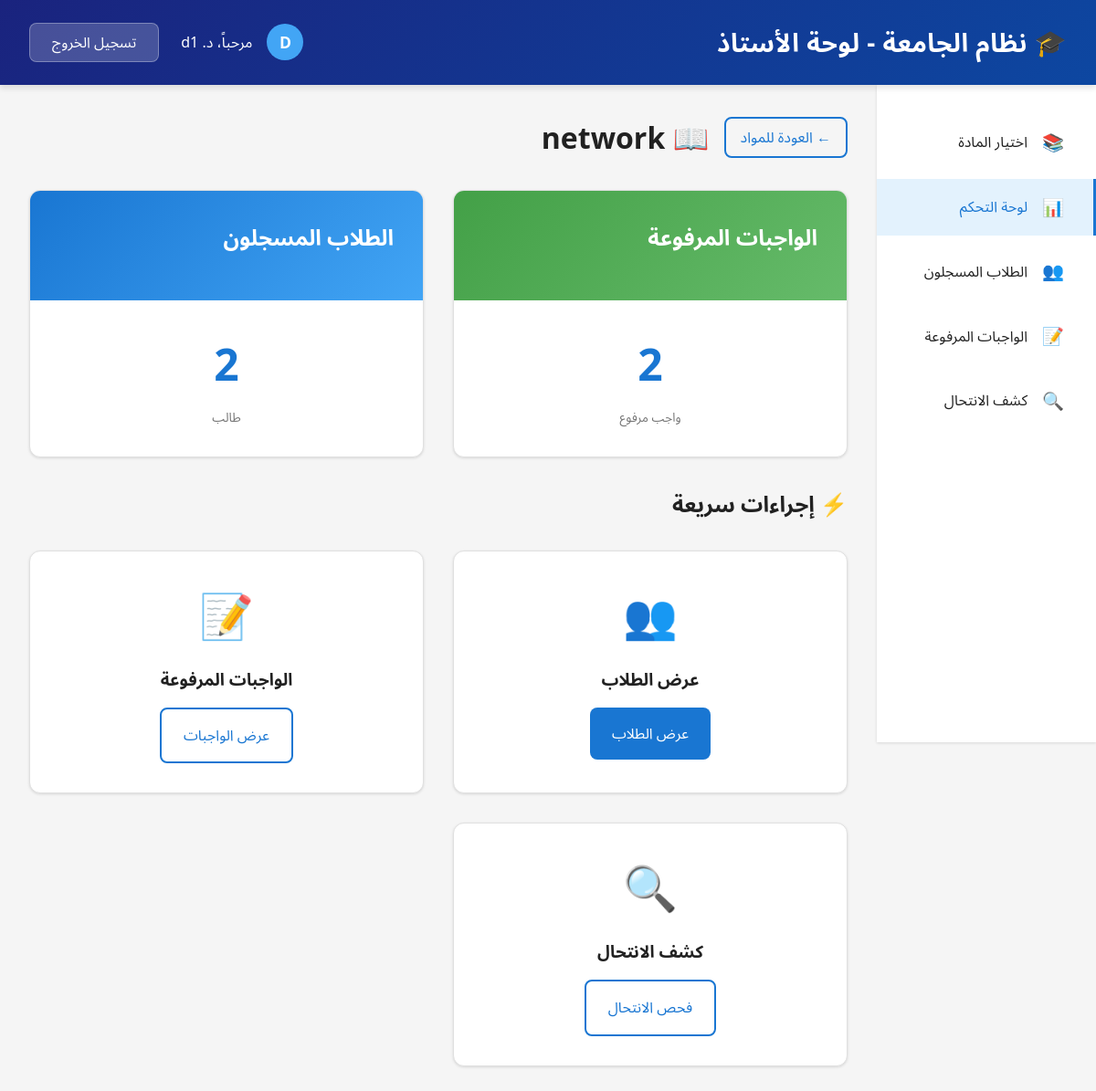
Page /doctor/subject/1/ (signed in) on the committed database.
### myapp/models.py (models this page shows, shortened)
class Subject(models.Model):
    name = models.CharField(max_length=100, unique=True)
    description = models.TextField(blank=True, null=True)
    doctor = models.ForeignKey(
        User,
        on_delete=models.SET_NULL,
        null=True,
        limit_choices_to={'profile__role': 'doctor'},
        related_name='teaching_subjects'
    )
    created_at = models.DateTimeField(auto_now_add=True)
    class Meta:
        verbose_name = 'Subject'
        verbose_name_plural = 'Subjects'
        ordering = ['name']

### myapp/views.py (the view)
# urls.py: path('doctor/subject/<int:subject_id>/', views.DoctorSubjectDetailView.as_view(), name='doctor_subject_detail'),
@method_decorator(login_required, name='dispatch')
class DoctorSubjectDetailView(View):
    def get(self, request, subject_id):
        if not hasattr(request.user, 'profile') or request.user.profile.role != 'doctor':
            messages.error(request, 'غير مصرح لك بالوصول إلى هذه الصفحة.')
            return redirect('/')
        try:
            subject = Subject.objects.get(id=subject_id, doctor=request.user)
        except Subject.DoesNotExist:
            messages.error(request, 'المادة غير موجودة أو غير مسندة إليك.')
            return redirect('doctor_subject_select')
        subject = Subject.objects.filter(
            id=subject_id,
            doctor=request.user
        ).prefetch_related('enrollments', 'submissions').first()
        context = {
            'subject': subject,
            'total_submissions': subject.submissions.count(),
            'total_students': subject.enrollments.count()
        }
        return render(request, 'myapp/doctor_subject_detail.html', context)

### templates/myapp/doctor_subject_detail.html (shortened to what this page needs)
{% extends 'base.html' %}
{% load static %}
{% block content %}
    <header class="header">
        <div class="header-content">
            <h1>🎓 نظام الجامعة - لوحة الأستاذ</h1>
            <div class="header-user">
                <div class="user-info">
                    <div class="user-avatar">{{ user.username|slice:":1"|upper }}</div>
                    <span>مرحباً، د. {{ user.get_full_name|default:user.username }}</span>
                </div>
                <a href="{% url 'logout' %}" class="logout-btn">تسجيل الخروج</a>
            </div>
        </div>
    </header>
    <div class="dashboard-layout">
        <aside class="sidebar">
            <ul class="sidebar-menu">
                <li>
                    <a href="{% url 'doctor_subject_select' %}">
                        <span class="icon">📚</span>
                        <span>اختيار المادة</span>
                    </a>
                </li>
                <li>
                    <a href="{% url 'doctor_subject_detail' subject.id %}" class="active">
                        <span class="icon">📊</span>
                        <span>لوحة التحكم</span>
                    </a>
                </li>
                <li>
                    <a href="{% url 'doctor_subject_students' subject.id %}">
                        <span class="icon">👥</span>
                        <span>الطلاب المسجلون</span>
                    </a>
                </li>
                <li>
                    <a href="{% url 'doctor_subject_submissions' subject.id %}">
                        <span class="icon">📝</span>
                        <span>الواجبات المرفوعة</span>
                    </a>
                </li>
                <li>
                    <a href="{% url 'doctor_subject_plagiarism' subject.id %}">
                        <span class="icon">🔍</span>
                        <span>كشف الانتحال</span>
                    </a>
                </li>
            </ul>
        </aside>
        <main class="main-content">
            <div style="display: flex; align-items: center; gap: 1rem; margin-bottom: 2rem;">
                <a href="{% url 'doctor_subject_select' %}" class="btn btn-outline" style="padding: 0.5rem 1rem;">
                    ← العودة للمواد
                </a>
                <h1 class="page-title" style="margin-bottom: 0;">📖 {{ subject.name }}</h1>
            </div>
            <div class="subjects-grid" style="margin-bottom: 2rem;">
                <div class="subject-card">
                    <div class="subject-header" style="background: linear-gradient(135deg, #43a047 0%, #66bb6a 100%);">
                        <div>
                            <h3 class="subject-name">الواجبات المرفوعة</h3>
                        </div>
                    </div>
                    <div class="subject-body">
                        <div class="stat-item" style="text-align: center;">
                            <div class="stat-number" style="font-size: 3rem;">{{ subject.submissions.count }}</div>
                            <div class="stat-label">واجب مرفوع</div>
                        </div>
                    </div>
                </div>
                <div class="subject-card">
                    <div class="subject-header" style="background: linear-gradient(135deg, #1976d2 0%, #42a5f5 100%);">
                        <div>
                            <h3 class="subject-name">الطلاب المسجلون</h3>
                        </div>
                    </div>
                    <div class="subject-body">
                        <div class="stat-item" style="text-align: center;">
                            <div class="stat-number" style="font-size: 3rem;">{{ subject.enrollments.count }}</div>
                            <div class="stat-label">طالب</div>
                        </div>
                    </div>
                </div>
            </div>
            <div class="subjects-section">
                <div class="section-header">
                    <h2 class="section-title">⚡ إجراءات سريعة</h2>
                </div>
                <div class="subjects-grid">
                    <div class="subject-card">
                        <div class="subject-body" style="text-align: center; padding: 2rem;">
                            <div style="font-size: 3rem; margin-bottom: 1rem;">👥</div>
                            <h3 style="margin-bottom: 1rem;">عرض الطلاب</h3>
                            <a href="{% url 'doctor_subject_students' subject.id %}" class="btn btn-primary">عرض الطلاب</a>
                        </div>
                    </div>
                    <div class="subject-card">
                        <div class="subject-body" style="text-align: center; padding: 2rem;">
                            <div style="font-size: 3rem; margin-bottom: 1rem;">📝</div>
                            <h3 style="margin-bottom: 1rem;">الواجبات المرفوعة</h3>
                            <a href="{% url 'doctor_subject_submissions' subject.id %}" class="btn btn-outline">عرض الواجبات</a>
                        </div>
                    </div>
                    <div class="subject-card">
                        <div class="subject-body" style="text-align: center; padding: 2rem;">
                            <div style="font-size: 3rem; margin-bottom: 1rem;">🔍</div>
                            <h3 style="margin-bottom: 1rem;">كشف الانتحال</h3>
                            <a href="{% url 'doctor_subject_plagiarism' subject.id %}" class="btn btn-outline">فحص الانتحال</a>
                        </div>
                    </div>
                </div>
            </div>
        </main>
    </div>
{% endblock %}

### rows in the picture
Subject: name "network", submissions.count "2", enrollments.count "2"

### other values in the picture
{{ user.username|slice:":1"|upper }} "D"
{{ user.get_full_name|default:user.username }} "d1"
